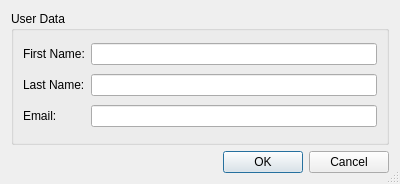
<?xml version="1.0" encoding="UTF-8"?>
<ui version="4.0">
 <class>GitUserConfigDataDialog</class>
 <widget class="QDialog" name="GitUserConfigDataDialog">
  <property name="geometry">
   <rect>
    <x>0</x>
    <y>0</y>
    <width>400</width>
    <height>184</height>
   </rect>
  </property>
  <property name="windowTitle">
   <string>Git User Data</string>
  </property>
  <property name="sizeGripEnabled">
   <bool>true</bool>
  </property>
  <layout class="QVBoxLayout" name="verticalLayout">
   <item>
    <widget class="QGroupBox" name="groupBox">
     <property name="title">
      <string>User Data</string>
     </property>
     <layout class="QGridLayout" name="gridLayout">
      <item row="0" column="0">
       <widget class="QLabel" name="label">
        <property name="text">
         <string>First Name:</string>
        </property>
       </widget>
      </item>
      <item row="0" column="1">
       <widget class="E5ClearableLineEdit" name="firstNameEdit">
        <property name="toolTip">
         <string>Enter the first name</string>
        </property>
       </widget>
      </item>
      <item row="1" column="0">
       <widget class="QLabel" name="label_2">
        <property name="text">
         <string>Last Name:</string>
        </property>
       </widget>
      </item>
      <item row="1" column="1">
       <widget class="E5ClearableLineEdit" name="lastNameEdit">
        <property name="toolTip">
         <string>Enter the last name</string>
        </property>
       </widget>
      </item>
      <item row="2" column="0">
       <widget class="QLabel" name="label_3">
        <property name="text">
         <string>Email:</string>
        </property>
       </widget>
      </item>
      <item row="2" column="1">
       <widget class="E5ClearableLineEdit" name="emailEdit">
        <property name="toolTip">
         <string>Enter the email address</string>
        </property>
       </widget>
      </item>
     </layout>
    </widget>
   </item>
   <item>
    <widget class="QDialogButtonBox" name="buttonBox">
     <property name="orientation">
      <enum>Qt::Horizontal</enum>
     </property>
     <property name="standardButtons">
      <set>QDialogButtonBox::Cancel|QDialogButtonBox::Ok</set>
     </property>
    </widget>
   </item>
  </layout>
 </widget>
 <customwidgets>
  <customwidget>
   <class>E5ClearableLineEdit</class>
   <extends>QLineEdit</extends>
   <header>E5Gui/E5LineEdit.h</header>
  </customwidget>
 </customwidgets>
 <tabstops>
  <tabstop>firstNameEdit</tabstop>
  <tabstop>lastNameEdit</tabstop>
  <tabstop>emailEdit</tabstop>
  <tabstop>buttonBox</tabstop>
 </tabstops>
 <resources/>
 <connections>
  <connection>
   <sender>buttonBox</sender>
   <signal>accepted()</signal>
   <receiver>GitUserConfigDataDialog</receiver>
   <slot>accept()</slot>
   <hints>
    <hint type="sourcelabel">
     <x>257</x>
     <y>378</y>
    </hint>
    <hint type="destinationlabel">
     <x>157</x>
     <y>274</y>
    </hint>
   </hints>
  </connection>
  <connection>
   <sender>buttonBox</sender>
   <signal>rejected()</signal>
   <receiver>GitUserConfigDataDialog</receiver>
   <slot>reject()</slot>
   <hints>
    <hint type="sourcelabel">
     <x>325</x>
     <y>378</y>
    </hint>
    <hint type="destinationlabel">
     <x>286</x>
     <y>274</y>
    </hint>
   </hints>
  </connection>
 </connections>
</ui>
